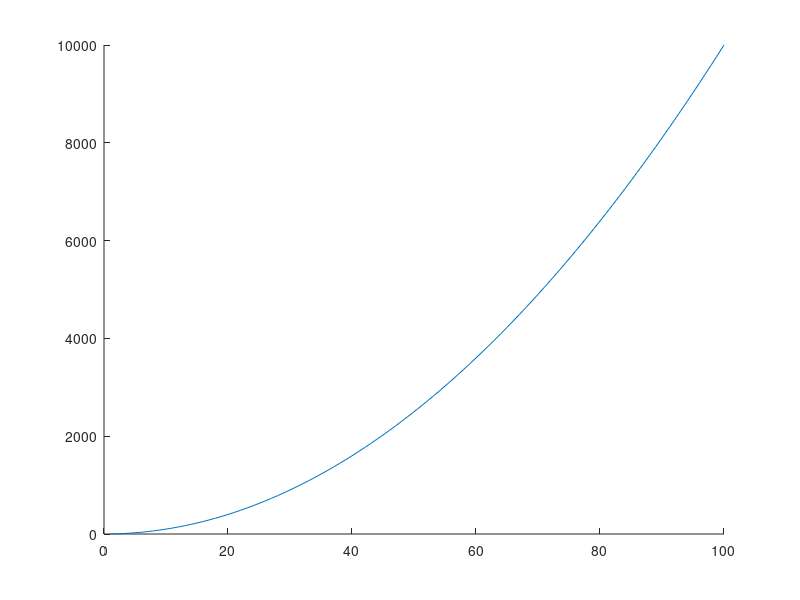

This figure's MATLAB source:
#Something noticed, it will not run functions, only scripts

# graphics_toolkit gnuplot  #sets option to use gnuplot instead of fltk
clear all; close all;

x = 1:100;
y = x.^2;
figure(1,"visible","on");
hold on;
plot(x,y);
print "C://Users//Win 10 Admin//Documents//GitHub/Callang//figure1.jpg"

# print -dpng "figure1.jpg"
